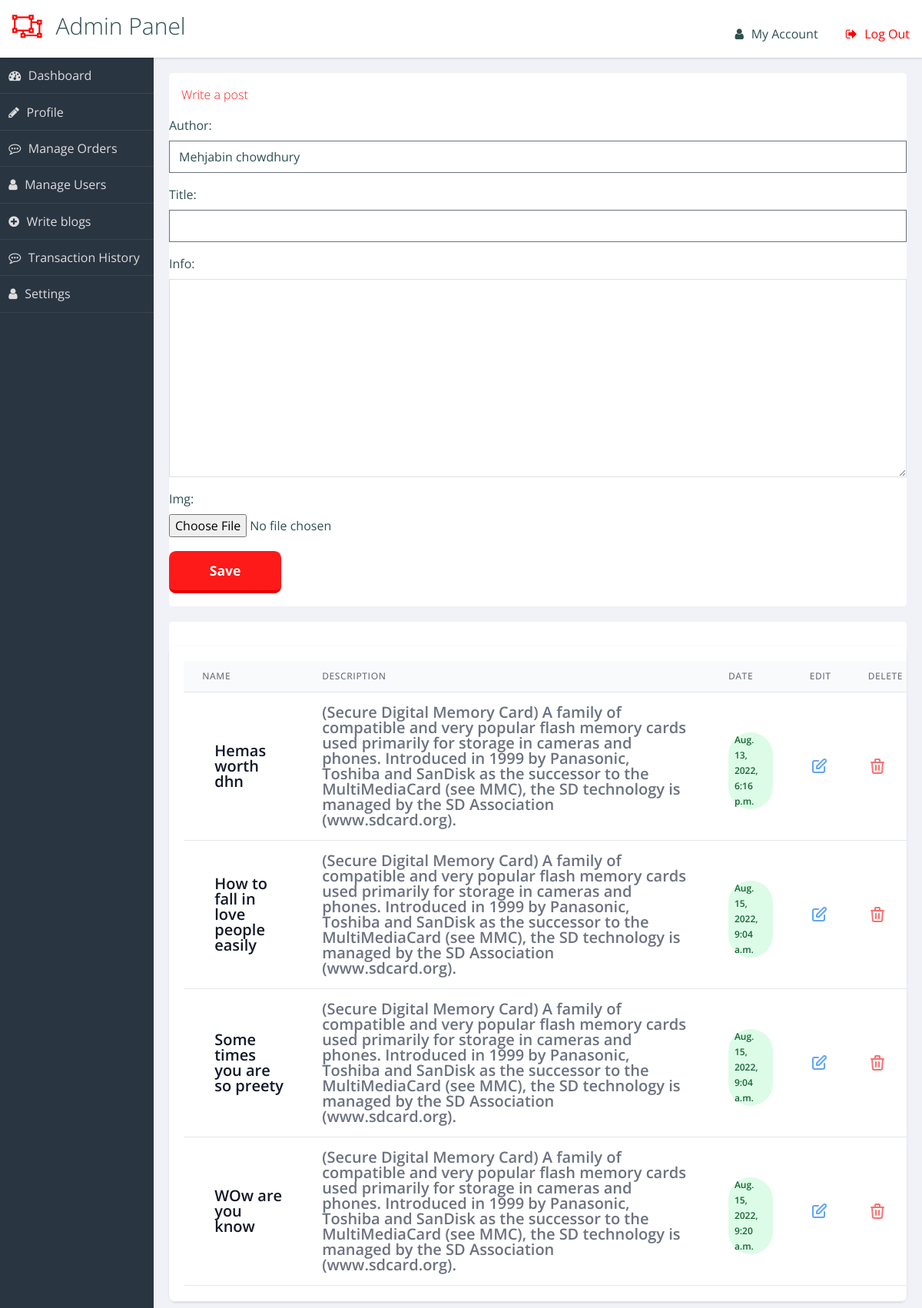
The page /add-blogs/ (signed in) on the database its author committed.
### api/models.py (models this page shows, shortened)
class Blog(models.Model):
    author = models.CharField(max_length=50, default='Mehjabin chowdhury')
    title = models.CharField(max_length=100)
    info = models.TextField()
    img = models.ImageField()
    date = models.DateTimeField(auto_now_add=True)

### exchange/views.py (the view)
# urls.py: path('add-blogs/', views.Add_blogs, name='add_blogs'),
def Add_blogs(request):
    blogs = Blog.objects.all()
    email = request.user.email
    reviews = Review.objects.filter(email=email)
    rrform = Review_Form()
    bbform = Blog_Form()
    if request.method == 'POST':
        bform = Blog_Form(request.data)
        if bform.is_valid():
            bform.save()
    if request.method == 'POST':
        rform = Review_Form(request.data)
        if rform.is_valid():
            print(rform)
            rform.save()
    return render(request, 'exchange/addblogs.html', {'blogs': blogs, 'bform': bbform, 'reviews': reviews, 'rform': rrform})

### exchange/forms.py
class Blog_Form(forms.ModelForm):
    class Meta:
        model = Blog
        fields = '__all__'

class Review_Form(forms.ModelForm):
    class Meta:
        model = Review
        fields = '__all__'

### exchange/templates/exchange/addblogs.html (shortened to what this page needs)
{% extends 'exchange/base.html' %} {% load static %} {% block css %}
<link rel="stylesheet" href="{%static 'css/dashboard.css'%}" />
{% endblock css %} {% block title %}Write blog post{% endblock title %}
{% block content %} {% include 'exchange/dashboardnav.html' %} {% if user.is_superuser %}
<main role="main">
  <section class="panel important">
    <h2>Write a post</h2>
    <form action="" method="POST">
      {% csrf_token %} {% for fm in bform %} {{fm.label_tag}} {{fm}} {% endfor %}
      <input type="submit"  value="Save" />
    </form>
  </section>
  <section class="panel important flex justify-between">
    <div class="flex flex-col mt-8">
      <div class="py-2 -my-2 overflow-x-auto sm:-mx-6 sm:px-6 lg:-mx-8 lg:px-8">
        <div
          class="inline-block min-w-full overflow-hidden align-middle border-b border-gray-200 shadow sm:rounded-lg"
        >
          <table class="min-w-full">
            <thead>
              <tr>
                <th
                  class="px-6 py-3 text-xs font-medium leading-4 tracking-wider text-left text-gray-500 uppercase border-b border-gray-200 bg-gray-50"
                >
                  Name
                </th>
                <th
                  class="px-6 py-3 text-xs font-medium leading-4 tracking-wider text-left text-gray-500 uppercase border-b border-gray-200 bg-gray-50"
                >
                  Description
                </th>
                <th
                  class="px-6 py-3 text-xs font-medium leading-4 tracking-wider text-left text-gray-500 uppercase border-b border-gray-200 bg-gray-50"
                >
                  Date
                </th>
                <th
                  class="px-6 py-3 text-xs font-medium leading-4 tracking-wider text-left text-gray-500 uppercase border-b border-gray-200 bg-gray-50"
                >
                  Edit
                </th>
                <th
                  class="px-6 py-3 text-xs font-medium leading-4 tracking-wider text-left text-gray-500 uppercase border-b border-gray-200 bg-gray-50"
                >
                  Delete
                </th>
              </tr>
            </thead>
            <tbody class="bg-white">
              {% for u in blogs %}
              <tr>
                <td
                  class="px-6 py-4 whitespace-no-wrap border-b border-gray-200"
                >
                  <div class="flex items-center">
                    <div class="ml-4">
                      <div
                        class="text-xl font-semibold font-medium leading-5 text-gray-900"
                      >
                        {{u.title}}
                      </div>
                    </div>
                  </div>
                </td>
                <td
                  class="px-6 py-4 whitespace-no-wrap border-b border-gray-200"
                >
                  <div class="text-xl font-semibold leading-5 text-gray-500">
                    {{u.info}}
                  </div>
                </td>
                <td
                  class="px-6 py-4 whitespace-no-wrap border-b border-gray-200"
                >
                  <span
                    class="inline-flex px-2 text-xs font-semibold leading-5 text-green-800 bg-green-100 rounded-full"
                    >{{u.date}}</span
                  >
                </td>
                <td
                  class="px-6 py-4 text-sm leading-5 text-gray-500 whitespace-no-wrap border-b border-gray-200"
                >
                  <svg
                    xmlns="http://www.w3.org/2000/svg"
                    class="w-6 h-6 text-blue-400"
                    fill="none"
                    viewBox="0 0 24 24"
                    stroke="currentColor"
                  >
                    <path
                      stroke-linecap="round"
                      stroke-linejoin="round"
                      stroke-width="2"
                      d="M11 5H6a2 2 0 00-2 2v11a2 2 0 002 2h11a2 2 0 002-2v-5m-1.414-9.414a2 2 0 112.828 2.828L11.828 15H9v-2.828l8.586-8.586z"
                    />
                  </svg>
                </td>
                <td
                  class="px-6 py-4 text-sm leading-5 text-gray-500 whitespace-no-wrap border-b border-gray-200"
                >
                  <svg
                    xmlns="http://www.w3.org/2000/svg"
                    class="w-6 h-6 text-red-400"
                    fill="none"
                    viewBox="0 0 24 24"
                    stroke="currentColor"
                  >
                    <path
                      stroke-linecap="round"
                      stroke-linejoin="round"
                      stroke-width="2"
                      d="M19 7l-.867 12.142A2 2 0 0116.138 21H7.862a2 2 0 01-1.995-1.858L5 7m5 4v6m4-6v6m1-10V4a1 1 0 00-1-1h-4a1 1 0 00-1 1v3M4 7h16"
                    />
                  </svg>
                </td>
              </tr>
              {% endfor %}
            </tbody>
          </table>
        </div>
      </div>
    </div>
  </section>
</main>
{% endif %} {% endblock content %}

### exchange/static/css/dashboard.css (style rules this page uses)
html { box-sizing: border-box; }
*, *:before, *:after { box-sizing: inherit; }
body { background: #f1f2f7; font-family: "Open Sans", arial, sans-serif; color: darkslategray; }
.panel { background-color: white; color: darkslategray; -webkit-border-radius: 0.3rem; -moz-border-radius: 0.3rem; -ms-border-radius: 0.3rem; border-radius: 0.3rem; margin: 1%; }
.panel > h2, .panel > ul { margin: 1rem; }
h2, h3, h4 { font-weight: 300; margin: 0; }
h2 { color: #ff1a1a; }
form input, form textarea, form select { width: 100%; display: block; border: solid 1px #dde; padding: 0.5em; }
form input:after, form textarea:after, form select:after { content: ""; display: table; clear: both; }
form label, form legend { display: block; margin: 1em 0 0.5em; }
form input[type="submit"] { background: #ff1a1a; border: none; border-bottom: solid 4px #e60000; padding: 0.7em 3em; margin: 1em 0; color: white; text-shadow: 0 -1px 0 #e60000; font-size: 1.1em; font-weight: bold; display: inline-block; width: auto; -webkit-border-radius: 0.5em; -moz-border-radius: 0.5em; -ms-border-radius: 0.5em; border-radius: 0.5em; }
table { border-collapse: collapse; width: 96%; margin: 2%; }
th { text-align: left; font-weight: 400; font-size: 13px; text-transform: uppercase; border-bottom: 1px solid rgba(0, 0, 0, 0.1); padding: 0 10px; padding-bottom: 14px; }
td { line-height: 40px; font-weight: 300; padding: 0 10px; }
@media screen and (min-width: 600px) { html, body { height: 100%; } }
@media screen and (min-width: 600px) { main[role="main"] { margin: 75px 0 40px 200px; } }
@media screen and (min-width: 600px) { main[role="main"]:after { content: ""; display: table; clear: both; } }
@media screen and (min-width: 600px) { .panel { margin: 2% 0 0 2%; float: left; width: 96%; } }
@media screen and (min-width: 600px) { .panel:after { content: ""; display: table; clear: both; } }
@media screen and (min-width: 900px) { .panel { width: 47%; clear: none; } }
@media screen and (min-width: 900px) { .panel.important { width: 96%; } }

### rows shown on the page
Blog: title "Hemas worth dhn", info "(Secure Digital Memory Card) A family of compatible and very popular flash memory cards used primarily for storage in cameras and phones. Introduced in 1999 by Panasonic, Toshiba and SanDisk as the successor to the MultiMediaCard (see MMC), the SD technology is managed by the SD Association (www.sdcard.org).", date "Aug. 13, 2022, 6:16 p.m."
Blog: title "How to fall in love people easily", info "(Secure Digital Memory Card) A family of compatible and very popular flash memory cards used primarily for storage in cameras and phones. Introduced in 1999 by Panasonic, Toshiba and SanDisk as the successor to the MultiMediaCard (see MMC), the SD technology is managed by the SD Association (www.sdcard.org).", date "Aug. 15, 2022, 9:04 a.m."
Blog: title "Some times you are so preety", info "(Secure Digital Memory Card) A family of compatible and very popular flash memory cards used primarily for storage in cameras and phones. Introduced in 1999 by Panasonic, Toshiba and SanDisk as the successor to the MultiMediaCard (see MMC), the SD technology is managed by the SD Association (www.sdcard.org).", date "Aug. 15, 2022, 9:04 a.m."
Blog: title "WOw are you know", info "(Secure Digital Memory Card) A family of compatible and very popular flash memory cards used primarily for storage in cameras and phones. Introduced in 1999 by Panasonic, Toshiba and SanDisk as the successor to the MultiMediaCard (see MMC), the SD technology is managed by the SD Association (www.sdcard.org).", date "Aug. 15, 2022, 9:20 a.m."

### other values the page prints
{{ fm.label_tag }} "Author:" "Title:" "Info:" "Img:"
